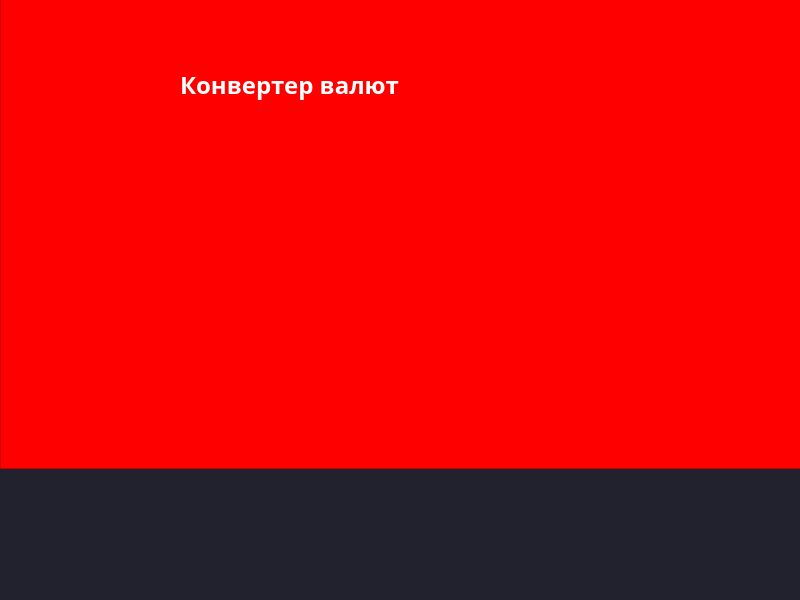
<?xml version="1.0" encoding="UTF-8"?>
<ui version="4.0">
 <class>MainWindow</class>
 <widget class="QMainWindow" name="MainWindow">
  <property name="geometry">
   <rect>
    <x>0</x>
    <y>0</y>
    <width>800</width>
    <height>600</height>
   </rect>
  </property>
  <property name="windowTitle">
   <string>MainWindow</string>
  </property>
  <widget class="QWidget" name="centralwidget">
   <property name="styleSheet">
    <string notr="true">
background-color: rgb(34, 34, 46);
</string>
   </property>
   <widget class="QFrame" name="frame">
    <property name="geometry">
     <rect>
      <x>0</x>
      <y>-11</y>
      <width>811</width>
      <height>480</height>
     </rect>
    </property>
    <property name="styleSheet">
     <string notr="true">background-color: rgb(255, 0, 0);</string>
    </property>
    <property name="frameShape">
     <enum>QFrame::StyledPanel</enum>
    </property>
    <property name="frameShadow">
     <enum>QFrame::Raised</enum>
    </property>
    <widget class="QLabel" name="label">
     <property name="geometry">
      <rect>
       <x>180</x>
       <y>60</y>
       <width>221</width>
       <height>71</height>
      </rect>
     </property>
     <property name="font">
      <font>
       <family>Myanmar Text</family>
       <pointsize>18</pointsize>
       <weight>75</weight>
       <bold>true</bold>
      </font>
     </property>
     <property name="styleSheet">
      <string notr="true">color: rgb(255, 255, 255);</string>
     </property>
     <property name="text">
      <string>Конвертер валют</string>
     </property>
    </widget>
   </widget>
  </widget>
 </widget>
 <resources/>
 <connections/>
</ui>
